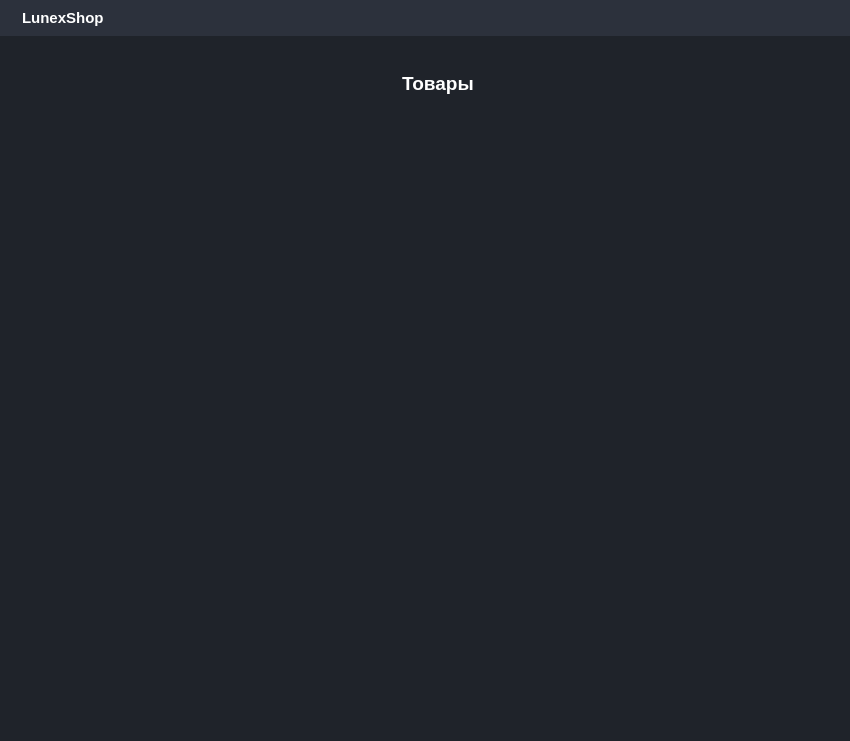
<?xml version="1.0" encoding="UTF-8"?>
<ui version="4.0">
 <class>MainWindow</class>
 <widget class="QMainWindow" name="MainWindow">
  <property name="geometry">
   <rect>
    <x>0</x>
    <y>0</y>
    <width>850</width>
    <height>741</height>
   </rect>
  </property>
  <property name="maximumSize">
   <size>
    <width>16777215</width>
    <height>16777215</height>
   </size>
  </property>
  <property name="font">
   <font>
    <pointsize>12</pointsize>
   </font>
  </property>
  <property name="windowTitle">
   <string>MainWindow</string>
  </property>
  <property name="styleSheet">
   <string notr="true">* {
	border: None;
	background-color: transparent;
	background: transparent;
	margin: 0;
	padding: 0;
	color: #fff;
}

#centralwidget {
	background-color: #1f232a;
}

#headerContainer, #footerContainer {
	background-color: #2c313c;
}

QLineEdit {
	background-color: #16191d;
	padding: 5px 10px;
	border-top-left-radius: 10px;
	border-bottom-left-radius: 10px;
	border-top-right-radius: 10px;
	border-bottom-right-radius: 10px;
}

QTextEdit {
	background-color: #16191d;
	padding: 5px 10px;
	border-top-left-radius: 10px;
	border-bottom-left-radius: 10px;
	border-top-right-radius: 10px;
	border-bottom-right-radius: 10px;
}

#inputSpecifications {
	border-top-left-radius: 0;
	border-bottom-left-radius: 0;
}

#specificationsOptions {
	border-top-right-radius: 0;
	border-bottom-right-radius: 0;
}

/* VERTICAL SCROLLBAR */
 QScrollBar:vertical {
	border: none;
    background: rgb(45, 45, 68);
    width: 14px;
    margin: 15px 0 15px 0;
	border-radius: 0px;
 }

/*  HANDLE BAR VERTICAL */
QScrollBar::handle:vertical {	
	background-color: rgb(80, 80, 122);
	min-height: 30px;
	border-radius: 7px;
}

QScrollBar::handle:vertical:hover{	
	background-color: #262a30;
}

QScrollBar::handle:vertical:pressed {	
	background-color: #16191d;
}

/* BTN TOP - SCROLLBAR */
QScrollBar::sub-line:vertical {
	border: none;
	background-color: rgb(59, 59, 90);
	height: 15px;
	border-top-left-radius: 7px;
	border-top-right-radius: 7px;
	subcontrol-position: top;
	subcontrol-origin: margin;
}

QScrollBar::sub-line:vertical:hover {	
	background-color: #262a30;
}

QScrollBar::sub-line:vertical:pressed {	
	background-color: #16191d;
}

/* BTN BOTTOM - SCROLLBAR */
QScrollBar::add-line:vertical {
	border: none;
	background-color: rgb(59, 59, 90);
	height: 15px;
	border-bottom-left-radius: 7px;
	border-bottom-right-radius: 7px;
	subcontrol-position: bottom;
	subcontrol-origin: margin;
}

QScrollBar::add-line:vertical:hover {	
	background-color:#262a30;
}

QScrollBar::add-line:vertical:pressed {	
	background-color: #16191d;
}

/* RESET ARROW */
QScrollBar::up-arrow:vertical, QScrollBar::down-arrow:vertical {
	background: none;
}

QScrollBar::add-page:vertical, QScrollBar::sub-page:vertical {
	background: none;
}


/* HORIZONTAL SCROLLBAR */
 QScrollBar:horizontal {
	border: none;
    background: rgb(45, 45, 68);
    height: 14px;
    margin: 0 15px 0 15px;
	border-radius: 0px;
 }

/*  HANDLE BAR VERTICAL */
QScrollBar::handle:horizontal {	
	background-color: rgb(80, 80, 122);
	min-width: 30px;
	border-radius: 7px;
}

QScrollBar::handle:horizontal:hover{	
	background-color: #262a30;
}

QScrollBar::handle:horizontal:pressed {	
	background-color: #16191d;
}

/* BTN TOP - SCROLLBAR */
QScrollBar::sub-line:horizontal {
	border: none;
	background-color: rgb(59, 59, 90);
	width: 15px;
	border-bottom-left-radius: 7px;
	border-top-left-radius: 7px;
	subcontrol-position: left;
	subcontrol-origin: margin;
}

QScrollBar::sub-line:horizontal:hover {	
	background-color: #262a30;
}

QScrollBar::sub-line:horizontal:pressed {	
	background-color: #16191d;
}

/* BTN BOTTOM - SCROLLBAR */
QScrollBar::add-line:horizontal {
	border: none;
	background-color: rgb(59, 59, 90);
	width: 15px;
	border-bottom-left-radius: 7px;
	border-top-left-radius: 7px;
	subcontrol-position: right;
	subcontrol-origin: margin;
}

QScrollBar::add-line:horizontal:hover {	
	background-color:#262a30;
}

QScrollBar::add-line:horizontal:pressed {	
	background-color: #16191d;
}

QScrollBar:left-arrow:horizontal, QScrollBar::right-arrow:horizontal {
	background: none;
}

QScrollBar::add-page:horizontal, QScrollBar::sub-page:horizontal {
    background: none;
}</string>
  </property>
  <widget class="QWidget" name="centralwidget">
   <property name="autoFillBackground">
    <bool>false</bool>
   </property>
   <property name="styleSheet">
    <string notr="true"/>
   </property>
   <layout class="QHBoxLayout" name="horizontalLayout">
    <property name="spacing">
     <number>0</number>
    </property>
    <property name="leftMargin">
     <number>0</number>
    </property>
    <property name="topMargin">
     <number>0</number>
    </property>
    <property name="rightMargin">
     <number>0</number>
    </property>
    <property name="bottomMargin">
     <number>0</number>
    </property>
    <item>
     <widget class="QWidget" name="mainBodyContainer" native="true">
      <property name="sizePolicy">
       <sizepolicy hsizetype="Expanding" vsizetype="Preferred">
        <horstretch>0</horstretch>
        <verstretch>0</verstretch>
       </sizepolicy>
      </property>
      <property name="autoFillBackground">
       <bool>false</bool>
      </property>
      <property name="styleSheet">
       <string notr="true"/>
      </property>
      <layout class="QVBoxLayout" name="verticalLayout_10">
       <property name="spacing">
        <number>0</number>
       </property>
       <property name="leftMargin">
        <number>0</number>
       </property>
       <property name="topMargin">
        <number>0</number>
       </property>
       <property name="rightMargin">
        <number>0</number>
       </property>
       <property name="bottomMargin">
        <number>0</number>
       </property>
       <item>
        <widget class="QWidget" name="headerContainer" native="true">
         <property name="toolTip">
          <string>Profile</string>
         </property>
         <layout class="QHBoxLayout" name="horizontalLayout_5">
          <item alignment="Qt::AlignLeft">
           <widget class="QFrame" name="frame_5">
            <property name="font">
             <font>
              <pointsize>12</pointsize>
             </font>
            </property>
            <property name="frameShape">
             <enum>QFrame::StyledPanel</enum>
            </property>
            <property name="frameShadow">
             <enum>QFrame::Raised</enum>
            </property>
            <layout class="QHBoxLayout" name="horizontalLayout_7">
             <property name="leftMargin">
              <number>0</number>
             </property>
             <property name="topMargin">
              <number>0</number>
             </property>
             <property name="rightMargin">
              <number>0</number>
             </property>
             <property name="bottomMargin">
              <number>0</number>
             </property>
             <item>
              <widget class="QLabel" name="label_5">
               <property name="maximumSize">
                <size>
                 <width>30</width>
                 <height>25</height>
                </size>
               </property>
               <property name="text">
                <string/>
               </property>
               <property name="pixmap">
                <pixmap>:/images/car-rent.png</pixmap>
               </property>
               <property name="scaledContents">
                <bool>true</bool>
               </property>
              </widget>
             </item>
             <item>
              <widget class="QLabel" name="label_6">
               <property name="font">
                <font>
                 <pointsize>11</pointsize>
                 <weight>75</weight>
                 <bold>true</bold>
                </font>
               </property>
               <property name="text">
                <string>LunexShop</string>
               </property>
              </widget>
             </item>
            </layout>
           </widget>
          </item>
          <item alignment="Qt::AlignRight">
           <widget class="QFrame" name="frame_7">
            <property name="frameShape">
             <enum>QFrame::StyledPanel</enum>
            </property>
            <property name="frameShadow">
             <enum>QFrame::Raised</enum>
            </property>
            <layout class="QHBoxLayout" name="horizontalLayout_4">
             <property name="leftMargin">
              <number>0</number>
             </property>
             <property name="topMargin">
              <number>0</number>
             </property>
             <property name="rightMargin">
              <number>0</number>
             </property>
             <property name="bottomMargin">
              <number>0</number>
             </property>
             <item>
              <widget class="QPushButton" name="minimizeBtn">
               <property name="toolTip">
                <string>Minimize Window</string>
               </property>
               <property name="text">
                <string/>
               </property>
               <property name="icon">
                <iconset resource="../resources.qrc">
                 <normaloff>:/icons/minus.svg</normaloff>:/icons/minus.svg</iconset>
               </property>
              </widget>
             </item>
             <item>
              <widget class="QPushButton" name="restoreBtn">
               <property name="toolTip">
                <string>Restore Window</string>
               </property>
               <property name="text">
                <string/>
               </property>
               <property name="icon">
                <iconset resource="../resources.qrc">
                 <normaloff>:/icons/square.svg</normaloff>:/icons/square.svg</iconset>
               </property>
              </widget>
             </item>
             <item>
              <widget class="QPushButton" name="closeBtn">
               <property name="toolTip">
                <string>Close Window</string>
               </property>
               <property name="text">
                <string/>
               </property>
               <property name="icon">
                <iconset resource="../resources.qrc">
                 <normaloff>:/icons/x.svg</normaloff>:/icons/x.svg</iconset>
               </property>
              </widget>
             </item>
            </layout>
           </widget>
          </item>
         </layout>
        </widget>
       </item>
       <item>
        <widget class="QWidget" name="mainBodyContent" native="true">
         <property name="sizePolicy">
          <sizepolicy hsizetype="Preferred" vsizetype="Expanding">
           <horstretch>0</horstretch>
           <verstretch>0</verstretch>
          </sizepolicy>
         </property>
         <property name="minimumSize">
          <size>
           <width>850</width>
           <height>650</height>
          </size>
         </property>
         <layout class="QHBoxLayout" name="horizontalLayout_8">
          <item>
           <widget class="QWidget" name="mainContentsContainer" native="true">
            <layout class="QVBoxLayout" name="verticalLayout_15">
             <property name="leftMargin">
              <number>10</number>
             </property>
             <property name="rightMargin">
              <number>10</number>
             </property>
             <item>
              <widget class="QCustomStackedWidget" name="mainPages">
               <property name="currentIndex">
                <number>0</number>
               </property>
               <widget class="QWidget" name="pageProducts">
                <layout class="QVBoxLayout" name="verticalLayout_18">
                 <item>
                  <widget class="QFrame" name="frame_9">
                   <property name="frameShape">
                    <enum>QFrame::StyledPanel</enum>
                   </property>
                   <property name="frameShadow">
                    <enum>QFrame::Raised</enum>
                   </property>
                   <layout class="QHBoxLayout" name="horizontalLayout_9">
                    <property name="leftMargin">
                     <number>0</number>
                    </property>
                    <property name="topMargin">
                     <number>0</number>
                    </property>
                    <property name="rightMargin">
                     <number>0</number>
                    </property>
                    <property name="bottomMargin">
                     <number>0</number>
                    </property>
                    <item alignment="Qt::AlignRight">
                     <widget class="QFrame" name="frame_11">
                      <property name="styleSheet">
                       <string notr="true">margin-left: 180%;</string>
                      </property>
                      <property name="frameShape">
                       <enum>QFrame::StyledPanel</enum>
                      </property>
                      <property name="frameShadow">
                       <enum>QFrame::Raised</enum>
                      </property>
                      <layout class="QVBoxLayout" name="verticalLayout_6">
                       <item alignment="Qt::AlignRight">
                        <widget class="QLabel" name="label_7">
                         <property name="font">
                          <font>
                           <pointsize>14</pointsize>
                           <weight>75</weight>
                           <bold>true</bold>
                          </font>
                         </property>
                         <property name="styleSheet">
                          <string notr="true"/>
                         </property>
                         <property name="text">
                          <string>Товары</string>
                         </property>
                        </widget>
                       </item>
                      </layout>
                     </widget>
                    </item>
                    <item alignment="Qt::AlignRight">
                     <widget class="QFrame" name="frame_10">
                      <property name="frameShape">
                       <enum>QFrame::StyledPanel</enum>
                      </property>
                      <property name="frameShadow">
                       <enum>QFrame::Raised</enum>
                      </property>
                      <layout class="QHBoxLayout" name="horizontalLayout_10">
                       <item>
                        <widget class="QPushButton" name="openCartBtn">
                         <property name="maximumSize">
                          <size>
                           <width>25</width>
                           <height>16777215</height>
                          </size>
                         </property>
                         <property name="styleSheet">
                          <string notr="true"/>
                         </property>
                         <property name="text">
                          <string/>
                         </property>
                         <property name="icon">
                          <iconset resource="../resources.qrc">
                           <normaloff>:/icons/shopping-cart.svg</normaloff>:/icons/shopping-cart.svg</iconset>
                         </property>
                         <property name="iconSize">
                          <size>
                           <width>24</width>
                           <height>24</height>
                          </size>
                         </property>
                        </widget>
                       </item>
                      </layout>
                     </widget>
                    </item>
                   </layout>
                  </widget>
                 </item>
                 <item>
                  <widget class="QScrollArea" name="scrollArea">
                   <property name="styleSheet">
                    <string notr="true">QScrollBar:vertical {
	border: none;
	background-color: rgb(56, 56, 85);
}

QScrollBar:horizontal {
	border: none;
	background-color: rgb(56, 56, 85);
}
</string>
                   </property>
                   <property name="frameShape">
                    <enum>QFrame::NoFrame</enum>
                   </property>
                   <property name="widgetResizable">
                    <bool>true</bool>
                   </property>
                   <widget class="QWidget" name="scrollAreaProducts">
                    <property name="geometry">
                     <rect>
                      <x>0</x>
                      <y>0</y>
                      <width>794</width>
                      <height>603</height>
                     </rect>
                    </property>
                    <layout class="QHBoxLayout" name="horizontalLayout_13">
                     <item>
                      <layout class="QVBoxLayout" name="productsLayout">
                       <property name="spacing">
                        <number>0</number>
                       </property>
                       <property name="leftMargin">
                        <number>0</number>
                       </property>
                      </layout>
                     </item>
                    </layout>
                   </widget>
                  </widget>
                 </item>
                </layout>
               </widget>
               <widget class="QWidget" name="pageCart">
                <layout class="QVBoxLayout" name="verticalLayout">
                 <item>
                  <widget class="QFrame" name="frame_12">
                   <property name="frameShape">
                    <enum>QFrame::StyledPanel</enum>
                   </property>
                   <property name="frameShadow">
                    <enum>QFrame::Raised</enum>
                   </property>
                   <layout class="QHBoxLayout" name="horizontalLayout_11">
                    <property name="leftMargin">
                     <number>0</number>
                    </property>
                    <property name="topMargin">
                     <number>0</number>
                    </property>
                    <property name="rightMargin">
                     <number>0</number>
                    </property>
                    <property name="bottomMargin">
                     <number>0</number>
                    </property>
                    <item alignment="Qt::AlignLeft">
                     <widget class="QFrame" name="frame_14">
                      <property name="frameShape">
                       <enum>QFrame::StyledPanel</enum>
                      </property>
                      <property name="frameShadow">
                       <enum>QFrame::Raised</enum>
                      </property>
                      <layout class="QHBoxLayout" name="horizontalLayout_12">
                       <item>
                        <widget class="QPushButton" name="toProductPageBtn">
                         <property name="maximumSize">
                          <size>
                           <width>25</width>
                           <height>16777215</height>
                          </size>
                         </property>
                         <property name="styleSheet">
                          <string notr="true"/>
                         </property>
                         <property name="text">
                          <string/>
                         </property>
                         <property name="icon">
                          <iconset resource="../resources.qrc">
                           <normaloff>:/icons/arrow-left.svg</normaloff>:/icons/arrow-left.svg</iconset>
                         </property>
                         <property name="iconSize">
                          <size>
                           <width>24</width>
                           <height>24</height>
                          </size>
                         </property>
                        </widget>
                       </item>
                      </layout>
                     </widget>
                    </item>
                    <item alignment="Qt::AlignLeft">
                     <widget class="QFrame" name="frame_13">
                      <property name="styleSheet">
                       <string notr="true">margin-right: 180%;</string>
                      </property>
                      <property name="frameShape">
                       <enum>QFrame::StyledPanel</enum>
                      </property>
                      <property name="frameShadow">
                       <enum>QFrame::Raised</enum>
                      </property>
                      <layout class="QVBoxLayout" name="verticalLayout_7">
                       <item alignment="Qt::AlignLeft">
                        <widget class="QLabel" name="label_8">
                         <property name="font">
                          <font>
                           <pointsize>14</pointsize>
                           <weight>75</weight>
                           <bold>true</bold>
                          </font>
                         </property>
                         <property name="styleSheet">
                          <string notr="true">margin-right: 180%;</string>
                         </property>
                         <property name="text">
                          <string>Корзина</string>
                         </property>
                        </widget>
                       </item>
                      </layout>
                     </widget>
                    </item>
                   </layout>
                  </widget>
                 </item>
                 <item>
                  <widget class="QFrame" name="frame_3">
                   <property name="frameShape">
                    <enum>QFrame::StyledPanel</enum>
                   </property>
                   <property name="frameShadow">
                    <enum>QFrame::Raised</enum>
                   </property>
                   <layout class="QHBoxLayout" name="horizontalLayout_3">
                    <item>
                     <widget class="QScrollArea" name="scrollArea_2">
                      <property name="widgetResizable">
                       <bool>true</bool>
                      </property>
                      <widget class="QWidget" name="scrollAreaProductsInCart">
                       <property name="geometry">
                        <rect>
                         <x>0</x>
                         <y>0</y>
                         <width>470</width>
                         <height>585</height>
                        </rect>
                       </property>
                       <layout class="QHBoxLayout" name="horizontalLayout_2">
                        <item>
                         <layout class="QVBoxLayout" name="productsCartLayout"/>
                        </item>
                       </layout>
                      </widget>
                     </widget>
                    </item>
                    <item alignment="Qt::AlignTop">
                     <widget class="QFrame" name="frame_4">
                      <property name="maximumSize">
                       <size>
                        <width>300</width>
                        <height>400</height>
                       </size>
                      </property>
                      <property name="frameShape">
                       <enum>QFrame::StyledPanel</enum>
                      </property>
                      <property name="frameShadow">
                       <enum>QFrame::Raised</enum>
                      </property>
                      <layout class="QVBoxLayout" name="verticalLayout_5">
                       <item>
                        <widget class="QFrame" name="frame_6">
                         <property name="frameShape">
                          <enum>QFrame::StyledPanel</enum>
                         </property>
                         <property name="frameShadow">
                          <enum>QFrame::Raised</enum>
                         </property>
                         <layout class="QVBoxLayout" name="verticalLayout_4">
                          <item alignment="Qt::AlignLeft">
                           <widget class="QFrame" name="frame_16">
                            <property name="frameShape">
                             <enum>QFrame::StyledPanel</enum>
                            </property>
                            <property name="frameShadow">
                             <enum>QFrame::Raised</enum>
                            </property>
                            <layout class="QHBoxLayout" name="horizontalLayout_15">
                             <property name="leftMargin">
                              <number>0</number>
                             </property>
                             <property name="topMargin">
                              <number>0</number>
                             </property>
                             <property name="rightMargin">
                              <number>0</number>
                             </property>
                             <property name="bottomMargin">
                              <number>0</number>
                             </property>
                             <item alignment="Qt::AlignLeft">
                              <widget class="QLabel" name="label_2">
                               <property name="text">
                                <string>Количество товаров:</string>
                               </property>
                              </widget>
                             </item>
                             <item>
                              <widget class="QLabel" name="countProductsInCart">
                               <property name="text">
                                <string>0</string>
                               </property>
                              </widget>
                             </item>
                            </layout>
                           </widget>
                          </item>
                          <item alignment="Qt::AlignLeft">
                           <widget class="QFrame" name="frame_8">
                            <property name="frameShape">
                             <enum>QFrame::StyledPanel</enum>
                            </property>
                            <property name="frameShadow">
                             <enum>QFrame::Raised</enum>
                            </property>
                            <layout class="QHBoxLayout" name="horizontalLayout_6">
                             <property name="spacing">
                              <number>10</number>
                             </property>
                             <property name="leftMargin">
                              <number>0</number>
                             </property>
                             <property name="topMargin">
                              <number>9</number>
                             </property>
                             <property name="rightMargin">
                              <number>0</number>
                             </property>
                             <property name="bottomMargin">
                              <number>0</number>
                             </property>
                             <item alignment="Qt::AlignLeft">
                              <widget class="QLabel" name="label_3">
                               <property name="text">
                                <string>К оплате:</string>
                               </property>
                              </widget>
                             </item>
                             <item alignment="Qt::AlignLeft">
                              <widget class="QLabel" name="cost">
                               <property name="text">
                                <string>0.0</string>
                               </property>
                              </widget>
                             </item>
                            </layout>
                           </widget>
                          </item>
                          <item>
                           <widget class="QFrame" name="frame">
                            <property name="frameShape">
                             <enum>QFrame::StyledPanel</enum>
                            </property>
                            <property name="frameShadow">
                             <enum>QFrame::Raised</enum>
                            </property>
                            <layout class="QHBoxLayout" name="horizontalLayout_14">
                             <property name="spacing">
                              <number>10</number>
                             </property>
                             <property name="leftMargin">
                              <number>0</number>
                             </property>
                             <property name="topMargin">
                              <number>0</number>
                             </property>
                             <property name="rightMargin">
                              <number>0</number>
                             </property>
                             <property name="bottomMargin">
                              <number>0</number>
                             </property>
                             <item>
                              <widget class="QLabel" name="address">
                               <property name="text">
                                <string>Адрес:</string>
                               </property>
                              </widget>
                             </item>
                             <item>
                              <widget class="QLabel" name="label">
                               <property name="text">
                                <string>255 Maine Street Brunswick ME 04011 USA</string>
                               </property>
                              </widget>
                             </item>
                            </layout>
                           </widget>
                          </item>
                          <item>
                           <widget class="QFrame" name="frame_15">
                            <property name="frameShape">
                             <enum>QFrame::StyledPanel</enum>
                            </property>
                            <property name="frameShadow">
                             <enum>QFrame::Raised</enum>
                            </property>
                            <layout class="QVBoxLayout" name="verticalLayout_2">
                             <property name="leftMargin">
                              <number>0</number>
                             </property>
                             <property name="topMargin">
                              <number>0</number>
                             </property>
                             <property name="rightMargin">
                              <number>0</number>
                             </property>
                             <property name="bottomMargin">
                              <number>0</number>
                             </property>
                             <item>
                              <widget class="QLabel" name="label_9">
                               <property name="text">
                                <string>Email:</string>
                               </property>
                              </widget>
                             </item>
                             <item>
                              <widget class="QLineEdit" name="lineEdit"/>
                             </item>
                            </layout>
                           </widget>
                          </item>
                         </layout>
                        </widget>
                       </item>
                       <item>
                        <widget class="QFrame" name="frame_2">
                         <property name="styleSheet">
                          <string notr="true">#makeAnOrderBtn {
  align-items: center;
  background-color: initial;
  background-image: linear-gradient(#464d55, #25292e);
  border-radius: 8px;
  border-width: 0;
  box-shadow: 0 10px 20px rgba(0, 0, 0, .1),0 3px 6px rgba(0, 0, 0, .05);
  box-sizing: border-box;
  color: #fff;
  cursor: pointer;
  display: inline-flex;
  flex-direction: column;
  font-family: expo-brand-demi,system-ui,-apple-system,BlinkMacSystemFont,&quot;Segoe UI&quot;,Roboto,&quot;Helvetica Neue&quot;,Arial,&quot;Noto Sans&quot;,sans-serif,&quot;Apple Color Emoji&quot;,&quot;Segoe UI Emoji&quot;,&quot;Segoe UI Symbol&quot;,&quot;Noto Color Emoji&quot;;
  font-size: 18px;
  height: 52px;
  justify-content: center;
  line-height: 1;
  margin: 0;
  outline: none;
  overflow: hidden;
  padding: 0 32px;
  text-align: center;
  text-decoration: none;
  transform: translate3d(0, 0, 0);
  transition: all 150ms;
  vertical-align: baseline;
  white-space: nowrap;
  user-select: none;
  -webkit-user-select: none;
  touch-action: manipulation;
}

#makeAnOrderBtn:hover {
  box-shadow: rgba(0, 1, 0, .2) 0 2px 8px;
  opacity: .85;
}

#makeAnOrderBtn:active {
  outline: 0;
}

#makeAnOrderBtn:focus {
  box-shadow: rgba(0, 0, 0, .5) 0 0 0 3px;
}</string>
                         </property>
                         <property name="frameShape">
                          <enum>QFrame::StyledPanel</enum>
                         </property>
                         <property name="frameShadow">
                          <enum>QFrame::Raised</enum>
                         </property>
                         <layout class="QVBoxLayout" name="verticalLayout_3">
                          <item>
                           <widget class="QPushButton" name="makeAnOrderBtn">
                            <property name="font">
                             <font>
                              <family>expo-brand-demi</family>
                              <pointsize>-1</pointsize>
                              <weight>75</weight>
                              <bold>true</bold>
                              <underline>false</underline>
                              <strikeout>false</strikeout>
                             </font>
                            </property>
                            <property name="text">
                             <string>Оформить заказ</string>
                            </property>
                           </widget>
                          </item>
                         </layout>
                        </widget>
                       </item>
                      </layout>
                     </widget>
                    </item>
                   </layout>
                  </widget>
                 </item>
                </layout>
               </widget>
              </widget>
             </item>
            </layout>
           </widget>
          </item>
         </layout>
        </widget>
       </item>
      </layout>
     </widget>
    </item>
   </layout>
  </widget>
 </widget>
 <customwidgets>
  <customwidget>
   <class>QCustomStackedWidget</class>
   <extends>QStackedWidget</extends>
   <header location="global">Custom_Widgets.Widgets.h</header>
   <container>1</container>
  </customwidget>
 </customwidgets>
 <resources>
  <include location="../resources.qrc"/>
  <include location="../resources.qrc"/>
 </resources>
 <connections/>
</ui>
